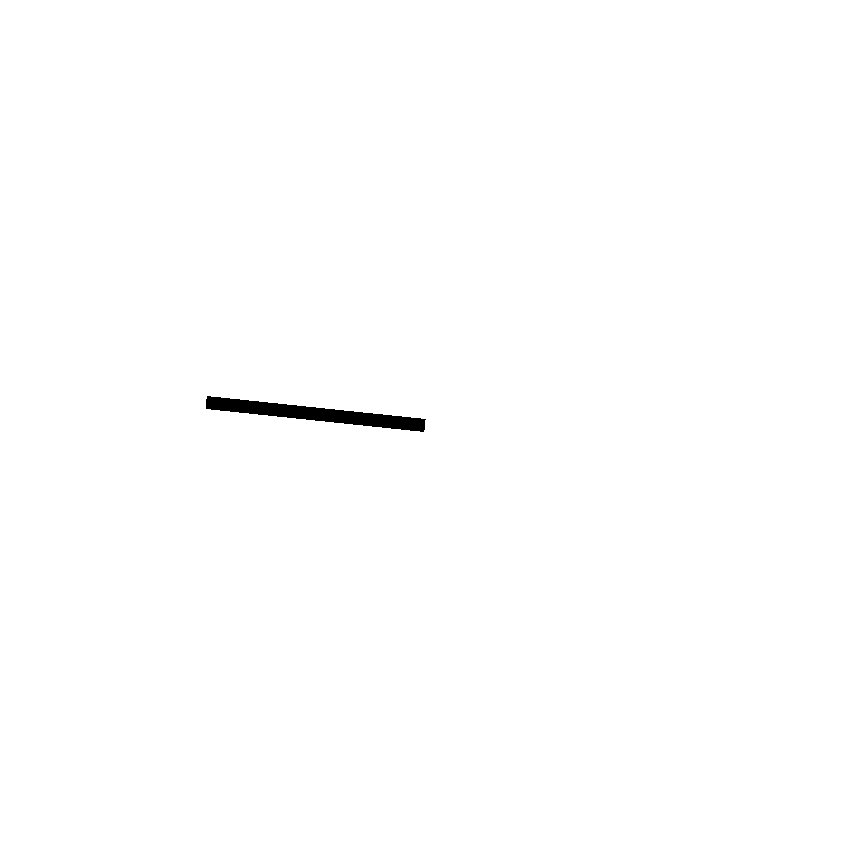
#> input picture images/clock/minutesPointerRotate.png, 850 x 850 px, given in place of sub.png, which was not available; the run also reads 3 pictures not shown here
$ python main.py
#> lines starting #> are read from the running program, lines starting #| are printed output that depends on the picture; after the words box and inside, x2 and y2 are one past the last pixel; in counts of white or black regions, pixels touching at a corner belong together; pictures that were not available may be replaced by others from this repository, and a replacement may not be noted
### cropRoundBg.py
from PIL import Image, ImageDraw
import numpy as np

def removeBackGround():

    # Round crop
    img = Image.open("images/subscribe/sub.png").convert("RGB")
#> img: PIL image 850x850 RGB; every value is 0
    npImage = np.array(img)
    h, w = img.size
#> h = 850; w = 850

    # Create same size alpha layer with circle
    alpha = Image.new('L', img.size,0)
#> alpha: PIL image 850x850 L; every value is 0
    draw = ImageDraw.Draw(alpha)
    draw.pieslice([0,0,h,w],0,360,fill=255)

    # Convert alpha Image to numpy array
    npAlpha= np.array(alpha)
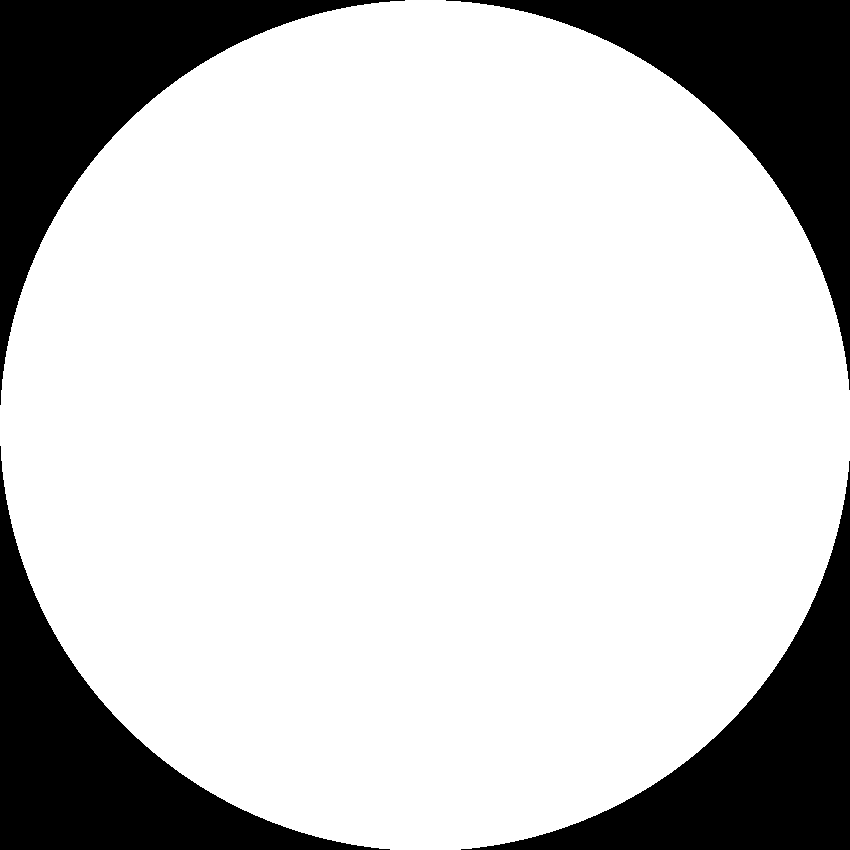
#> npAlpha: shape (850, 850); 78.7% white; 4 black regions, box (x1, y1, x2, y2) and area: (0, 0, 405, 405) 38879, (446, 0, 850, 390) 38474, (0, 446, 390, 850) 38474, (461, 461, 850, 850) 38070

    # Add alpha layer to RGB
    npImage=np.dstack((npImage,npAlpha))
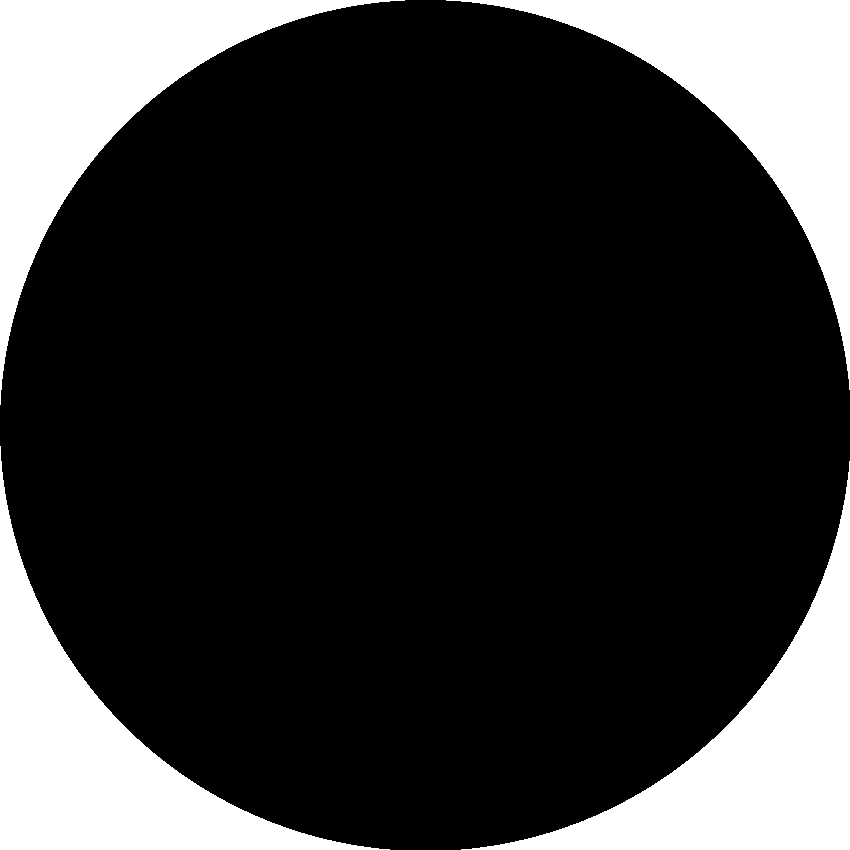
#> npImage: shape (850, 850, 4); mean R, G, B, A 0, 0, 0, 200.7; transparent parts drawn white

    # Save with alpha
    Image.fromarray(npImage).save('images/subscribe/result.png')


# removeBackGround()

### generateClock.py
from PIL import Image, ImageDraw, ImageFont
from numpy import interp
import time

def buildClock():
    # getting time
    hours = time.strftime("%I")
    minutes = time.strftime("%M")
    seconds = time.strftime("%S")
    dayTime = time.strftime("%p")

    # getting hands angles
    mAngle = 360/60 * int(minutes)
    hAngle = 360/12 * int(hours) + interp(mAngle, [0, 360], [0, 30])

    # Rotating Pointers
    # hour hand
    hours_handImg = Image.open('images/clock/hourPointer.png')
    hours_hand_rotate = hours_handImg.rotate(-hAngle)

    # minutes hand
    minutes_handImg = Image.open('images/clock/minutesPointer.png')
    minutes_hand_rotate = minutes_handImg.rotate(-mAngle)

    # building final image
    finalImage = Image.open("images/clock/clockBg.png")
    finalImage.paste(minutes_hand_rotate, (200,200), minutes_hand_rotate)
    finalImage.paste(hours_hand_rotate, (200,200), hours_hand_rotate)

    # generate text
    time_text = hours + ":" + minutes + ":" + seconds + dayTime
    drawTxt = ImageDraw.Draw(finalImage)

    # specified font size
    font = ImageFont.truetype('VisbyRoundCF-ExtraBold.otf', 150)

    drawTxt.text((250, 0), time_text, font=font, align='center')
    finalImage.save('images/clock/final_clock.png')

### generateThumb.py
from PIL import Image, ImageFilter
import numpy as np

def buildThumbnail():
    bolinha = Image.open('images/subscribe/result.png')
    bolinha = bolinha.rotate(-3, resample=Image.BICUBIC, expand=False)
    pix = bolinha.load()
    color = pix[407, 411]
#> color = (0, 0, 0, 255)

    buildContourLinesBlurBackground(color)
    buildBrushHead(color)

    background = Image.open('images/thumb/final_background.png')

    cavalete = Image.open('images/thumb/cavalete.png')

    eu = Image.open('images/thumb/eu2Pincel.png')

    pincelPonta = Image.open('images/thumb/final_ponta_pincel.png')

    clock = Image.open('images/clock/final_clock.png')
    clock.thumbnail((500, 500), Image.Resampling.LANCZOS)

    background.paste(cavalete, (0 ,0), cavalete)
    background.paste(bolinha, (1047 ,114), bolinha)
    background.paste(eu, (0,0), eu)
    background.paste(pincelPonta, (0,0), pincelPonta)
    background.paste(clock, (535,2), clock)

    size = 1280, 720
    background.thumbnail(size)
    background.show()
    background.save('images/thumb/final_thumbnail.png')

def buildContourLinesBlurBackground(color):
#> called with color = (0, 0, 0, 255)
    r, g, b, alpha = color
#> r = 0; g = 0; b = 0; alpha = 255

    contuor_lines_img = Image.open('images/thumb/contour-line-rawGrey.png')
    contuor_lines_img.convert('RGBA')

    data = np.array(contuor_lines_img)   # "data" is a height x width x 4 numpy array
    red, green, blue, alpha = data.T # Temporarily unpack the bands for readability
#> red: shape (850, 850); every value is 255
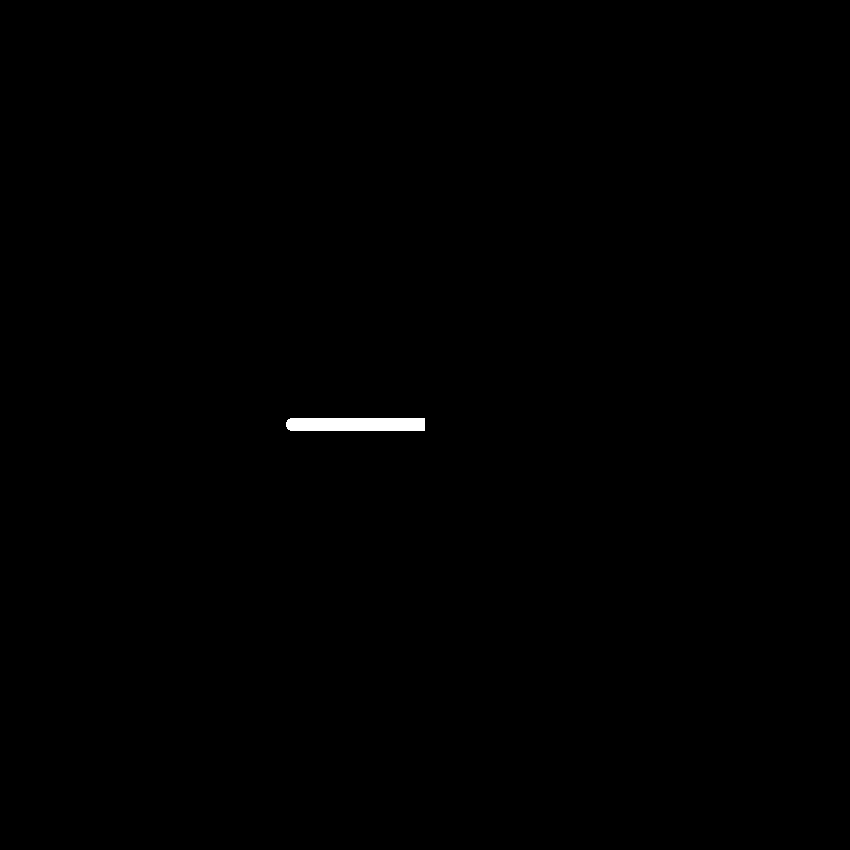
#> alpha: shape (850, 850); 0.25% white; 1 white region, box (x1, y1, x2, y2) and area: (286, 418, 425, 431) 1791

    # Replace white with red... (leaves alpha values alone...)
    white_areas = (red == 255) & (blue == 255) & (green == 255)
#> white_areas: shape (850, 850) bool; every value is 1
    black_areas = (red == 0) & (blue == 0) & (green == 0)
    data[..., :-1][black_areas.T] = (r, g, b) # Transpose back needed

    im2 = Image.fromarray(data)
    im2 = im2.filter(ImageFilter.GaussianBlur(radius = 20))
    im2.save('images/thumb/final_background.png')


def buildBrushHead(color):
#> called with color = (0, 0, 0, 255)
    r, g, b, alpha = color
#> r = 0; g = 0; b = 0; alpha = 255

    brushHead = Image.open('images/thumb/pontaPincel.png')
    brushHead.convert('RGBA')

    data = np.array(brushHead)   # "data" is a height x width x 4 numpy array
    red, green, blue, alpha = data.T # Temporarily unpack the bands for readability

    # Replace white with red... (leaves alpha values alone...)
    white_areas = (red == 255) & (blue == 255) & (green == 255)
    black_areas = (red == 0) & (blue == 0) & (green == 0)
    data[..., :-1][black_areas.T] = (r, g, b) # Transpose back needed

    im2 = Image.fromarray(data)
    im2.save('images/thumb/final_ponta_pincel.png')

### main.py
import os
from generateClock import buildClock
from generateThumb import buildThumbnail
from cropRoundBg import removeBackGround

def main():
    os.system("node generateSub.js")
    removeBackGround()
    buildClock()
    buildThumbnail()
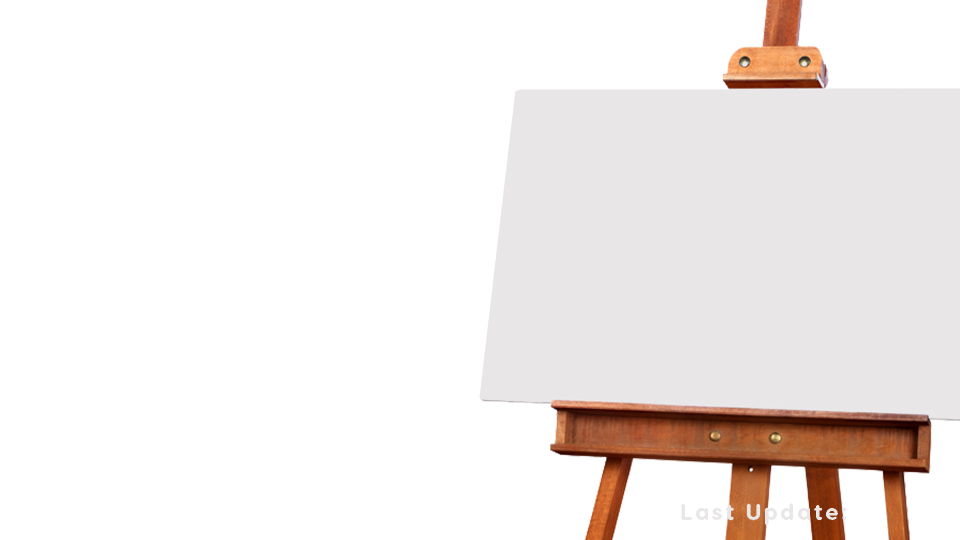
#> input picture images/thumb/cavalete.png, 1920 x 1080 px (shown at 1/2 size)
#> in buildThumbnail, cavalete is the input picture: PIL image 1920x1080 RGBA; mean R, G, B, A 110.8, 104.6, 102.4, 90.5


if __name__ == '__main__':
#> (the run stopped early here; a loop or call above may not have finished)
